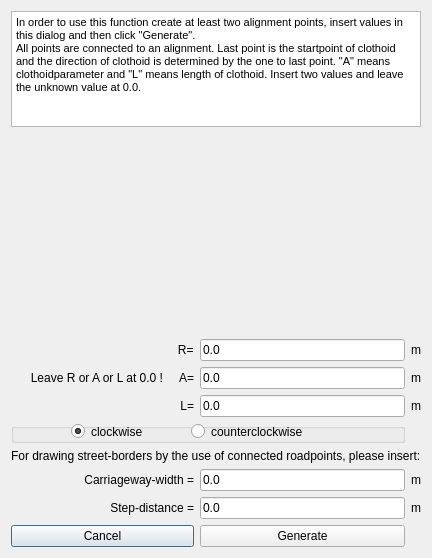
<?xml version="1.0" encoding="UTF-8"?>
<ui version="4.0">
 <class>CreateClothoid</class>
 <widget class="QDialog" name="CreateClothoid">
  <property name="geometry">
   <rect>
    <x>0</x>
    <y>0</y>
    <width>394</width>
    <height>558</height>
   </rect>
  </property>
  <property name="windowTitle">
   <string>Create-Line-Clothoid</string>
  </property>
  <layout class="QGridLayout" name="gridLayout">
   <item row="10" column="1">
    <widget class="QLineEdit" name="lineEdit_c">
     <property name="text">
      <string>0.0</string>
     </property>
    </widget>
   </item>
   <item row="0" column="0" colspan="3">
    <widget class="QTextBrowser" name="textBrowser">
     <property name="html">
      <string>&lt;!DOCTYPE HTML PUBLIC &quot;-//W3C//DTD HTML 4.0//EN&quot; &quot;http://www.w3.org/TR/REC-html40/strict.dtd&quot;&gt;
&lt;html&gt;&lt;head&gt;&lt;meta name=&quot;qrichtext&quot; content=&quot;1&quot; /&gt;&lt;style type=&quot;text/css&quot;&gt;
p, li { white-space: pre-wrap; }
&lt;/style&gt;&lt;/head&gt;&lt;body style=&quot; font-family:'MS Shell Dlg 2'; font-size:8.25pt; font-weight:400; font-style:normal;&quot;&gt;
&lt;p style=&quot; margin-top:0px; margin-bottom:0px; margin-left:0px; margin-right:0px; -qt-block-indent:0; text-indent:0px;&quot;&gt;In order to use this function create at least two alignment points, insert values in this dialog and then click &amp;quot;Generate&amp;quot;.&lt;/p&gt;
&lt;p style=&quot; margin-top:0px; margin-bottom:0px; margin-left:0px; margin-right:0px; -qt-block-indent:0; text-indent:0px;&quot;&gt;All points are connected to an alignment. Last point is the startpoint of clothoid and the direction of clothoid is determined by the one to last point. &amp;quot;A&amp;quot; means clothoidparameter and &amp;quot;L&amp;quot; means length of clothoid. Insert two values and leave the unknown value at 0.0.&lt;/p&gt;
&lt;p style=&quot;-qt-paragraph-type:empty; margin-top:0px; margin-bottom:0px; margin-left:0px; margin-right:0px; -qt-block-indent:0; text-indent:0px;&quot;&gt;&lt;br /&gt;&lt;/p&gt;&lt;/body&gt;&lt;/html&gt;</string>
     </property>
    </widget>
   </item>
   <item row="6" column="0" colspan="2">
    <widget class="QGroupBox" name="groupBox">
     <property name="minimumSize">
      <size>
       <width>0</width>
       <height>20</height>
      </size>
     </property>
     <property name="title">
      <string/>
     </property>
     <widget class="QRadioButton" name="radioButton_clock">
      <property name="geometry">
       <rect>
        <x>60</x>
        <y>0</y>
        <width>120</width>
        <height>17</height>
       </rect>
      </property>
      <property name="text">
       <string>clockwise</string>
      </property>
      <property name="checked">
       <bool>true</bool>
      </property>
     </widget>
     <widget class="QRadioButton" name="radioButton_counter">
      <property name="geometry">
       <rect>
        <x>180</x>
        <y>0</y>
        <width>115</width>
        <height>17</height>
       </rect>
      </property>
      <property name="text">
       <string>counterclockwise</string>
      </property>
     </widget>
    </widget>
   </item>
   <item row="3" column="1">
    <widget class="QLineEdit" name="lineEdit_A">
     <property name="text">
      <string>0.0</string>
     </property>
    </widget>
   </item>
   <item row="2" column="0">
    <widget class="QLabel" name="label_2">
     <property name="text">
      <string>                                                  R=</string>
     </property>
     <property name="alignment">
      <set>Qt::AlignCenter</set>
     </property>
    </widget>
   </item>
   <item row="2" column="2">
    <widget class="QLabel" name="label_5">
     <property name="text">
      <string>m</string>
     </property>
    </widget>
   </item>
   <item row="4" column="0">
    <widget class="QLabel" name="label_3">
     <property name="text">
      <string>L=</string>
     </property>
     <property name="alignment">
      <set>Qt::AlignRight|Qt::AlignTrailing|Qt::AlignVCenter</set>
     </property>
    </widget>
   </item>
   <item row="4" column="1">
    <widget class="QLineEdit" name="lineEdit_L">
     <property name="text">
      <string>0.0</string>
     </property>
    </widget>
   </item>
   <item row="13" column="0">
    <widget class="QPushButton" name="pushButtonCancel">
     <property name="text">
      <string>Cancel</string>
     </property>
    </widget>
   </item>
   <item row="4" column="2">
    <widget class="QLabel" name="label_7">
     <property name="text">
      <string>m</string>
     </property>
    </widget>
   </item>
   <item row="3" column="0">
    <widget class="QLabel" name="label_4">
     <property name="text">
      <string>Leave R or A or L at 0.0 !     A=</string>
     </property>
     <property name="alignment">
      <set>Qt::AlignRight|Qt::AlignTrailing|Qt::AlignVCenter</set>
     </property>
    </widget>
   </item>
   <item row="2" column="1">
    <widget class="QLineEdit" name="lineEdit_R">
     <property name="text">
      <string>0.0</string>
     </property>
    </widget>
   </item>
   <item row="3" column="2">
    <widget class="QLabel" name="label_6">
     <property name="text">
      <string>m</string>
     </property>
    </widget>
   </item>
   <item row="13" column="1">
    <widget class="QPushButton" name="pushButtonGenerate">
     <property name="text">
      <string>Generate</string>
     </property>
    </widget>
   </item>
   <item row="1" column="0" colspan="3">
    <widget class="QLabel" name="labelPicture">
     <property name="minimumSize">
      <size>
       <width>0</width>
       <height>200</height>
      </size>
     </property>
     <property name="text">
      <string/>
     </property>
     <property name="scaledContents">
      <bool>true</bool>
     </property>
    </widget>
   </item>
   <item row="10" column="0">
    <widget class="QLabel" name="label_10">
     <property name="text">
      <string>Carriageway-width =</string>
     </property>
     <property name="alignment">
      <set>Qt::AlignRight|Qt::AlignTrailing|Qt::AlignVCenter</set>
     </property>
    </widget>
   </item>
   <item row="10" column="2">
    <widget class="QLabel" name="label_11">
     <property name="text">
      <string>m</string>
     </property>
    </widget>
   </item>
   <item row="11" column="0">
    <widget class="QLabel" name="label_9">
     <property name="text">
      <string>Step-distance =</string>
     </property>
     <property name="alignment">
      <set>Qt::AlignRight|Qt::AlignTrailing|Qt::AlignVCenter</set>
     </property>
    </widget>
   </item>
   <item row="11" column="1">
    <widget class="QLineEdit" name="lineEdit_d">
     <property name="text">
      <string>0.0</string>
     </property>
    </widget>
   </item>
   <item row="7" column="0" colspan="3">
    <widget class="QLabel" name="label">
     <property name="text">
      <string>For drawing street-borders by the use of connected roadpoints, please insert:</string>
     </property>
    </widget>
   </item>
   <item row="11" column="2">
    <widget class="QLabel" name="label_12">
     <property name="text">
      <string>m</string>
     </property>
    </widget>
   </item>
  </layout>
 </widget>
 <resources/>
 <connections/>
</ui>
